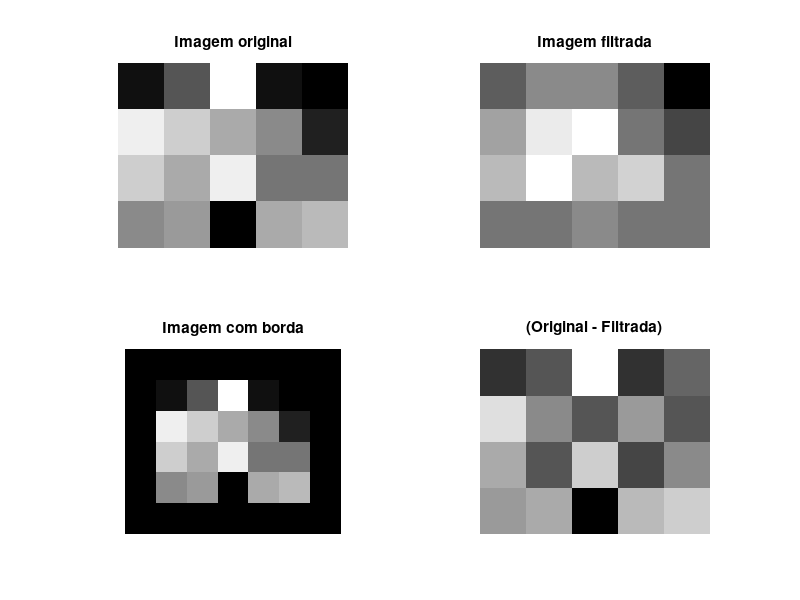

This figure's MATLAB source:
# o codigo abaixo funciona apenas para filtro(w) impar e simetrico
close all;
clc;
clear all;

img = [
    [1, 5, 15, 1, 0],
    [14, 12, 10, 8, 2],
    [12, 10, 14, 7, 7],
    [8, 9, 0, 10, 11]
];
[M_img, N_img] = size(img);
L = unique(img);
Q = size(L)(1);

# a contruibuicao de valores 0 eh nula
# filtro vizinhaca-4
w = [
    [0, 1, 0],
    [1, 1, 1],
    [0, 1, 0]
];
sum_w = sum(sum(w));
[M_w, N_w] = size(w);
largura_borda = floor(M_w/2);  #apenas filtros simetricos

img_borda = zeros(M_img + largura_borda*2, N_img + largura_borda*2);
img_borda(largura_borda + 1: M_img + largura_borda, largura_borda + 1: N_img + largura_borda) = img(:,:);
[M_img_borda N_img_borda] = size(img_borda);

img_saida = zeros(size(img));

for(i=largura_borda+1: 1 : M_img_borda - largura_borda)
    for(j=largura_borda+1: 1 : N_img_borda - largura_borda)
        soma_intensidade = 0;
        for(t=0: 1: M_w-1)
            for(u=0: 1: N_w-1)
                soma_intensidade += img_borda(i-largura_borda+t, j-largura_borda+u) * w(t+1, u+1);
            endfor
        endfor
        img_saida(i-largura_borda, j-largura_borda) = floor(soma_intensidade / sum_w);
    endfor
endfor

r = 2;
c = 2;
subplot(r, c, 1);
imshow(img, []);
title("Imagem original");
subplot(r, c, 2);
imshow(img_saida, []);
title("Imagem filtrada");
subplot(r, c, 3);
imshow(img_borda, []);
title("Imagem com borda");
subplot(r, c, 4);
imshow(img - img_saida, []);
title("(Original - Filtrada)");
